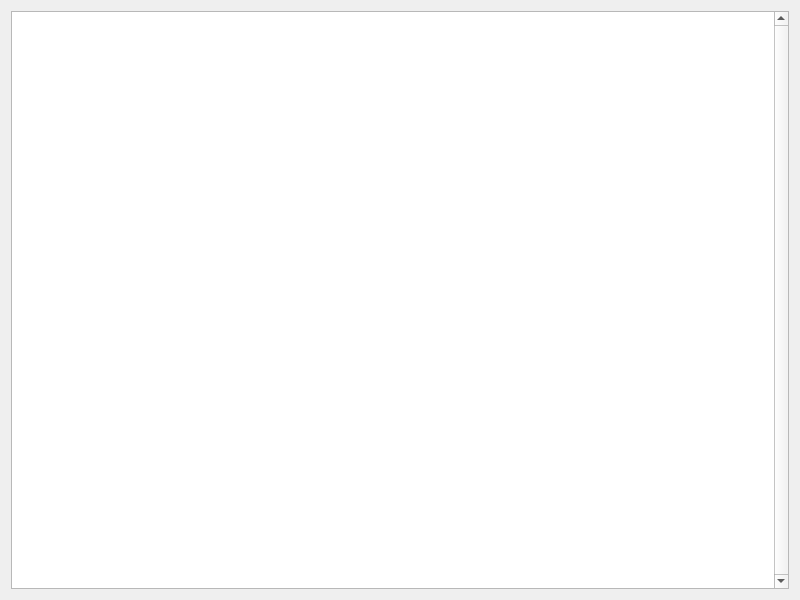
<?xml version="1.0" encoding="UTF-8"?>
<ui version="4.0">
 <class>ayuda_form</class>
 <widget class="QDialog" name="ayuda_form">
  <property name="windowModality">
   <enum>Qt::ApplicationModal</enum>
  </property>
  <property name="geometry">
   <rect>
    <x>0</x>
    <y>0</y>
    <width>800</width>
    <height>600</height>
   </rect>
  </property>
  <property name="sizePolicy">
   <sizepolicy hsizetype="Preferred" vsizetype="Preferred">
    <horstretch>0</horstretch>
    <verstretch>0</verstretch>
   </sizepolicy>
  </property>
  <property name="minimumSize">
   <size>
    <width>640</width>
    <height>480</height>
   </size>
  </property>
  <property name="windowTitle">
   <string>Ayuda PyClassify</string>
  </property>
  <layout class="QVBoxLayout" name="verticalLayout">
   <item>
    <widget class="QTextBrowser" name="ayuda_textBrowser">
     <property name="contextMenuPolicy">
      <enum>Qt::DefaultContextMenu</enum>
     </property>
     <property name="verticalScrollBarPolicy">
      <enum>Qt::ScrollBarAlwaysOn</enum>
     </property>
     <property name="autoFormatting">
      <set>QTextEdit::AutoNone</set>
     </property>
     <property name="html">
      <string>&lt;!DOCTYPE HTML PUBLIC &quot;-//W3C//DTD HTML 4.0//EN&quot; &quot;http://www.w3.org/TR/REC-html40/strict.dtd&quot;&gt;
&lt;html&gt;&lt;head&gt;&lt;meta name=&quot;qrichtext&quot; content=&quot;1&quot; /&gt;&lt;style type=&quot;text/css&quot;&gt;
p, li { white-space: pre-wrap; }
&lt;/style&gt;&lt;/head&gt;&lt;body style=&quot; font-family:'Sans'; font-size:8pt; font-weight:400; font-style:normal;&quot;&gt;
&lt;p style=&quot;-qt-paragraph-type:empty; margin-top:0px; margin-bottom:0px; margin-left:0px; margin-right:0px; -qt-block-indent:0; text-indent:0px;&quot;&gt;&lt;/p&gt;&lt;/body&gt;&lt;/html&gt;</string>
     </property>
     <property name="source">
      <url>
       <string>file:ayuda/index.html</string>
      </url>
     </property>
     <property name="searchPaths">
      <stringlist/>
     </property>
     <property name="openExternalLinks">
      <bool>true</bool>
     </property>
    </widget>
   </item>
  </layout>
 </widget>
 <resources/>
 <connections/>
</ui>
